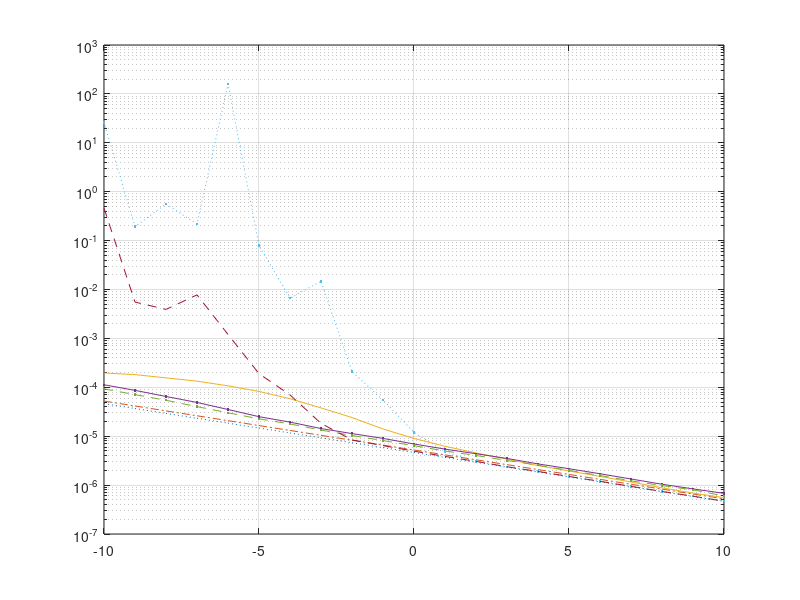

Write MATLAB code to recreate this figure. (Note: this script raises an error after producing the figure.)
clear
clc
close all

load('new_1_MSE_block_v_SD_001.mat')
load('new_1_MSE_block_v_SD_0001.mat')
load('new_2_MSE_delta_NM.mat')
load('new_1_CRVB_delta.mat')
load('new_1_Bound_SD.mat')

SNR=[-10:10];

MSE_delta_NM(1,9)=2.1e-4;
MSE_delta_NM(1,10)=0.55e-4;
MSE_delta_NM(1,11)=1.2e-5;
MSE_delta_NM(2,8)=1.83e-5;
MSE_delta_NM(2,7)=7e-5;
MSE_delta_NM(2,6)=1.9e-4;
% SNR=[-10:15];
figure(1)
p1=semilogy(SNR,CRVB_delta(1,1:21),':');
hold on
p2=semilogy(SNR,Bound_SD(1,1:21),'-.');
hold on
p3=semilogy(SNR,MSE_block_v_SD_001(1,1:21),'-');
hold on
p4=semilogy(SNR,MSE_block_v_SD_001(3,1:21),'.-');
hold on
p5=semilogy(SNR,MSE_block_v_SD_0001(3,1:21),'--.');
hold on
p6=semilogy(SNR,MSE_delta_NM(1,:),':.');
hold on
p7=semilogy(SNR,MSE_delta_NM(2,:),'--');
hold on
% p6=semilogy([-10:2 4:2:10],MSE_delta_NM(1,[1:13 15:2:21]),'o');
% hold on
% p7=semilogy([-10:2 4:2:10],MSE_delta_NM(2,[1:13 15:2:21]),'s');
% hold on
% p4=semilogy(SNR,MSE_block_v_SD_0001(2,:),'-.d');
% hold on
% p5=semilogy(SNR,MSE_block_v_SD_0001(3,:),'-.d');
% hold on
% p6=semilogy(SNR,MSE_block_v_SD_001(1,:),':o');
% hold on
% p7=semilogy(SNR,MSE_block_v_SD_001(2,:),':d');
% hold on
% p8=semilogy(SNR,MSE_block_v_SD_001(3,:),':s');
% hold on
grid on
[hc1,ht1,hcl1] = nice_plot(gcf); 
lgnd=legend({'CRVB','lower bound in (20)',...
    'SL ($v{=}1$), $M\delta{=}0.01$',...
    'SL($v{=}16$), $M\delta{=}0.01$',...
    'SL ($v{=}16$), $M\delta{=}0.001$',...
    'NM ($v{=}1$ SL based), $M\delta{=}0.01$',...
    'NM ($v{=}16$ SL based), $M\delta{=}0.01$'},'Interpreter','latex');
set(lgnd,'FontSize',9);
% legend('CRVB','SD bound','SL-0001-1','SL-0001-16','SL-001-1','SL-001-16')
ylab=ylabel('MSE of $M\hat{\delta}$','Interpreter','latex');
% ylab=ylabel('mean squared error of M$\hat{\delta}$','Interpreter','latex');
xlab=xlabel('$E_s/N_0$ (dB)','Interpreter','latex');
set(xlab,'FontSize',12);
set(ylab,'FontSize',12);
% title('L_0=32,M=1')
ylim([4e-7 2e-4])

